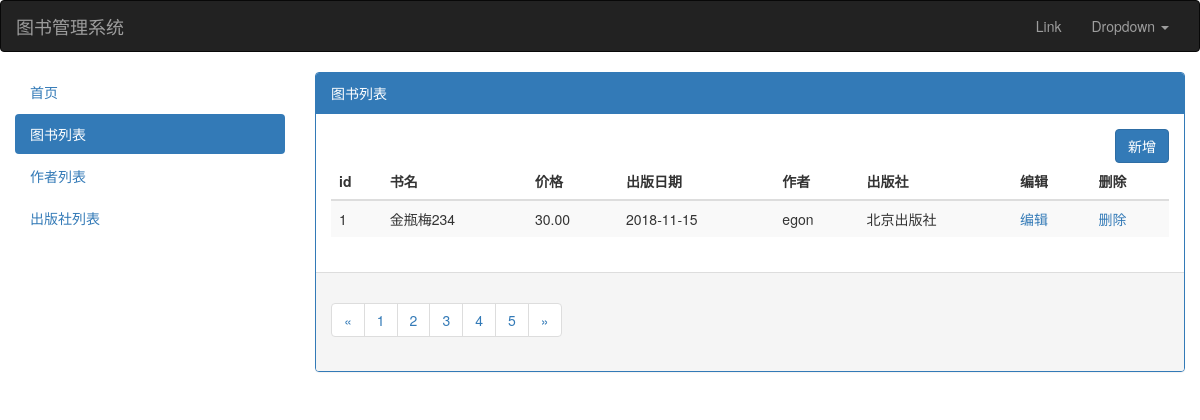
Before: /book_list/ with the older database file.
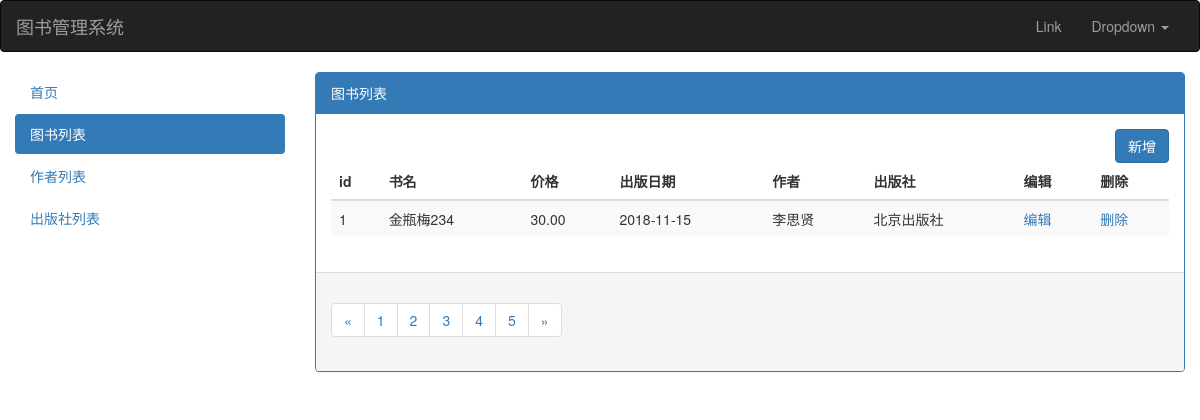
After: the same page with the newer database file.
### app01/models.py (models this page shows, shortened)
class Author(models.Model):
    id = models.AutoField(primary_key=True)
    name = models.CharField(max_length=32)
    sex = models.CharField(max_length=32)
    authordetail = models.OneToOneField(to='AuthorDetail', to_field='id', null=True,on_delete=models.CASCADE)

### app01/view/book.py (the view)
# urls.py: url(r'^book_list/$', book.book_list,name='book_list'),
def book_list(request):
    book_list = models.Book.objects.all()
    return render(request, 'book_list.html', {'book_list': book_list})

### templates/book_list.html (shortened to what this page needs)
{% extends 'base.html' %}
{% block content %}
    <div class="panel panel-primary">
        <div class="panel-heading">图书列表</div>
        <div class="panel-body">
            <a href="/book_add/" class="btn btn-primary pull-right">新增</a>
            <table class="table table-striped">
                <thead>
                <tr>
                    <th>id</th>
                    <th>书名</th>
                    <th>价格</th>
                    <th>出版日期</th>
                    <th>作者</th>
                    <th>出版社</th>
                    <th>编辑</th>
                    <th>删除</th>
                </tr>
                </thead>
                <tbody>
                {% for book in book_list %}
                    <tr>
                        <td>{{ forloop.counter }}</td>
                        <td>{{ book.name }}</td>
                        <td>{{ book.price }}</td>
                        <td>{{ book.pub_date|date:'Y-m-d' }}</td>
                        <td>
                            {% for author in book.authors.all %}
                                {% if forloop.last %}
                                    {{ author.name }}
                                {% else %}
                                    {{ author.name }}|
                                {% endif %}
                            {% endfor %}
                        </td>
                        <td>{{ book.publish.name }}</td>
                        <td><a href="/book_update/{{ book.pk }}">编辑</a></td>
                        <td><a href="/book_delete/{{ book.pk }}">删除</a></td>
                    </tr>
                {% endfor %}
                </tbody>
            </table>
        </div>
        <div class="panel-footer">
            <nav aria-label="Page navigation">
                <ul class="pagination">
                    <li>
                        <a href="#" aria-label="Previous">
                            <span aria-hidden="true">&laquo;</span>
                        </a>
                    </li>
                    <li><a href="#">1</a></li>
                    <li><a href="#">2</a></li>
                    <li><a href="#">3</a></li>
                    <li><a href="#">4</a></li>
                    <li><a href="#">5</a></li>
                    <li>
                        <a href="#" aria-label="Next">
                            <span aria-hidden="true">&raquo;</span>
                        </a>
                    </li>
                </ul>
            </nav>
        </div>
    </div>
{% endblock %}

Changed rows visible on the page:
changed Author: name "egon" → "李思贤"
